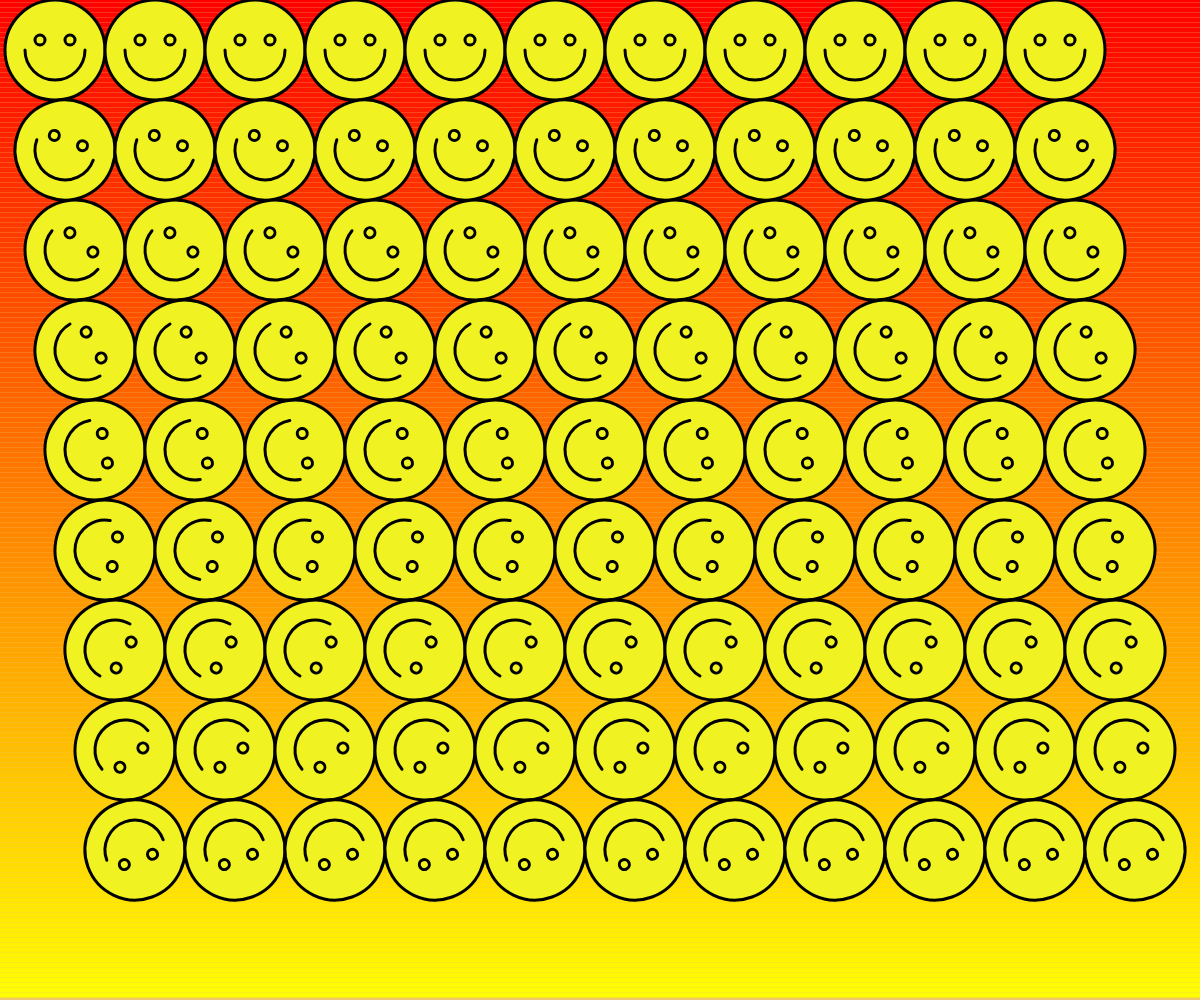
Frame 1 (no input)
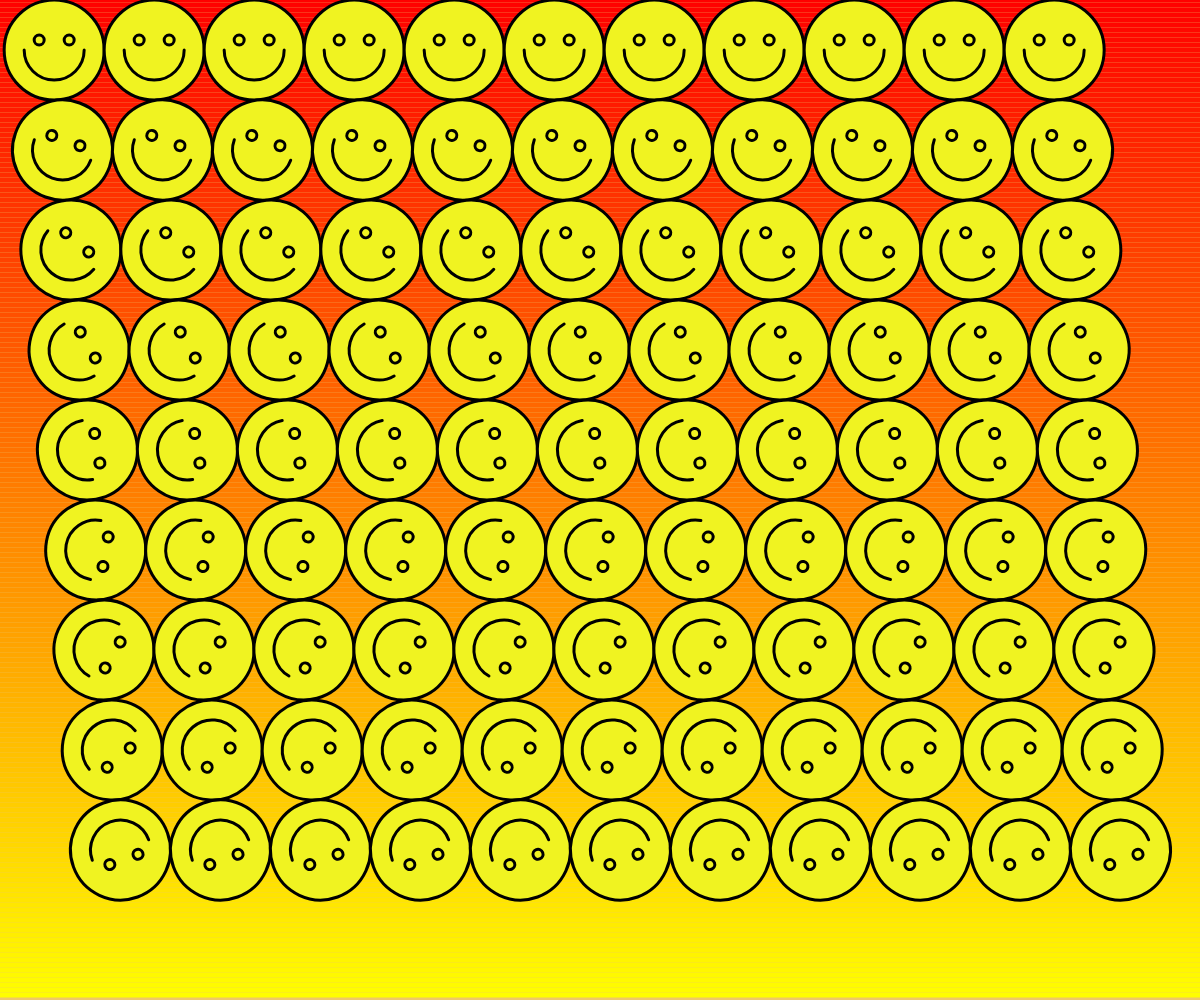
Frame 60 (no input)
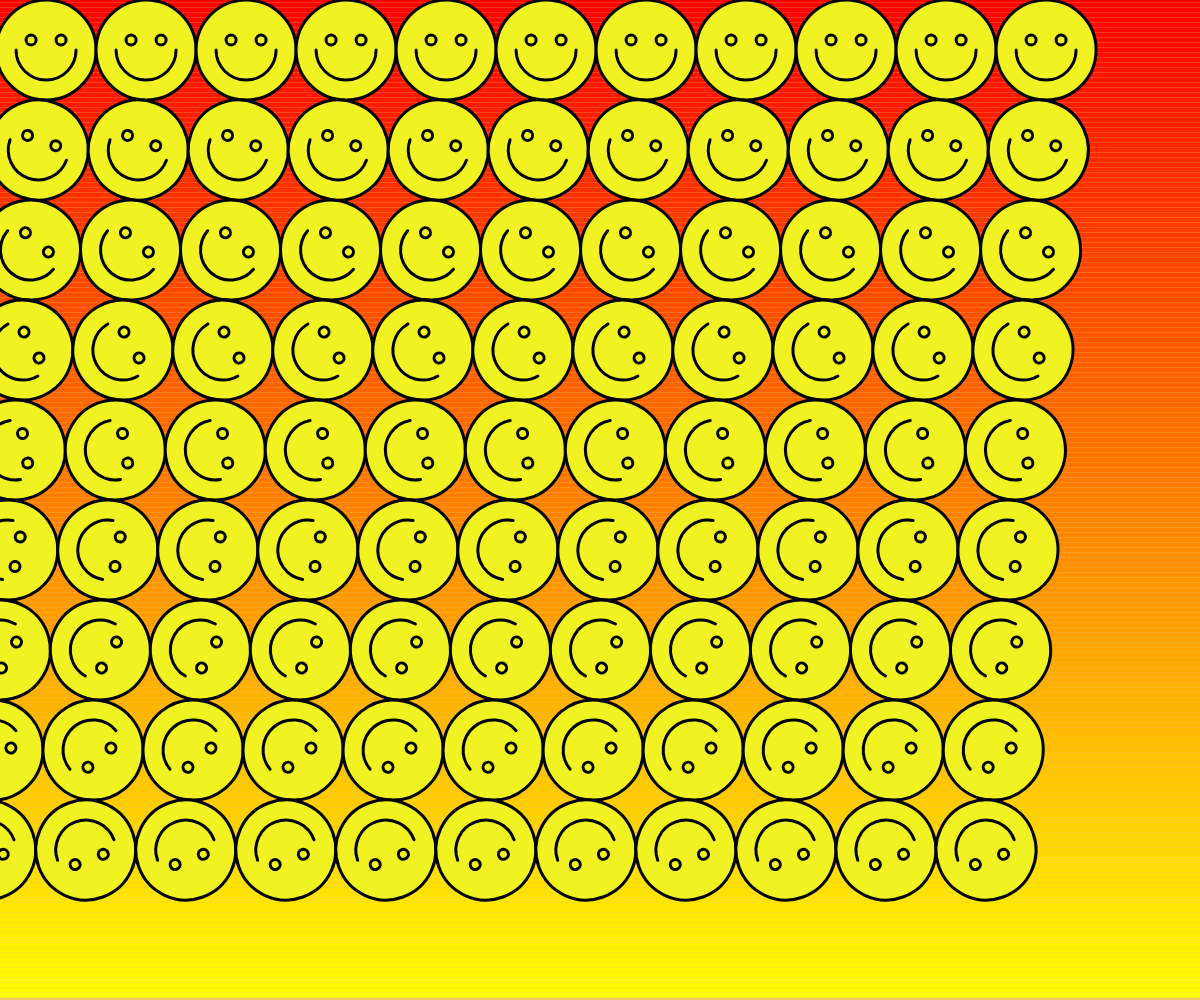
Frame 120 (the mouse pressed at the canvas centre since frame 60)

The p5.js sketch that drew these frames (run headless with seeded random() and noise() and a simulated clock; from frame 60 on, the mouse is pressed at the canvas centre):

// p5.js sketch
// ── sketch.js
let circleDiameter = 100; // this is the diameter of the smiley face, it's also used to set the spacing of my grid
let theta = 0; // variable to use with the cos function for animation
let speed = 0.001; // variable that sets the speed of animation

function setup() {
  createCanvas(windowWidth, windowHeight);
  colorMode(HSB); // changes to HSB color space, so I can change the background color by hue (https://p5js.org/reference/p5/colorMode/)
}

function draw() {
  background("#eec869ff");
  // this for loop increments y from 0 to the height of the canvas
  // it draws a line every 5 pixels, and changes the hue of the stroke color
  // to create a gradient effect
  for(let y = 0;y<height;y+=5){
    let hue = map(y,0,height,0,60);
    stroke(hue,100,100);
    strokeWeight(5);
    line(0,y,width,y);
  }
  // the for loop below creates a two dimensional grid of smiley faces
  // it uses the diameter of each face (circleDiameter) to set the spacing
  // each loop starts at circleDiameter/2 so that the grid is positioned such that the entire smiley face is visible in the top left corner
  for (let y = circleDiameter/2; y < height - circleDiameter/2; y += circleDiameter) {
    for (let x = circleDiameter/2; x < width - circleDiameter/2; x += circleDiameter) {
      push();
      translate(x, y); // the x and y variables generated by the for loops are setting the position for each smiley face
      // adding an additional translation that offsets increasingly based on the y value.
      // I was trying to animate the happy faces so that they "swayed" from left to right.
      // When I tried to use a variable to control the left/right offset, I had trouble figuring out how to reverse the direction. 
      // I eventually found that using the cos() function allowed me to create an offset that changes direction automatically. 
      // It also produced a nice smooth motion effect
      let offsetAmount = map(y,0,height,0,circleDiameter); // this creates a number that increases proportionate to the y value, setting the minimum and maximum amount of displacement
      let xOffset = cos(theta)*offsetAmount; // this calculates the displacement using the cos() function. The cos() function generates a number between -1 and 1 (https://p5js.org/reference/p5/cos/), and I am multiplying that by the offset amount
      translate(xOffset,0); // translating again to apply the offset
      speed = map(mouseY,0,height,0.0001,0.001); // changing the animation speed based on mouseY value
      theta+=speed; // incrementing the theta value according to the speed



      let rotation; // creating a rotation variable...
      rotation = map(y,50,height-50,0,PI); // and setting it to a 180 degree rotation mapped to the y variable
      rotate(rotation); // rotating according to the rotation variable
      
      stroke(0);
      strokeWeight(3);
      fill("#f0f321ff");

      circle(0, 0, 100);
      circle(-15, -10, 10);
      circle(15, -10, 10);
      noFill();
      arc(0, 0, 60, 60, 0, PI); // arc draws the mouth as a half circle (arc from 0 to 180 degrees or PI)
      pop();
    }
  }
}
